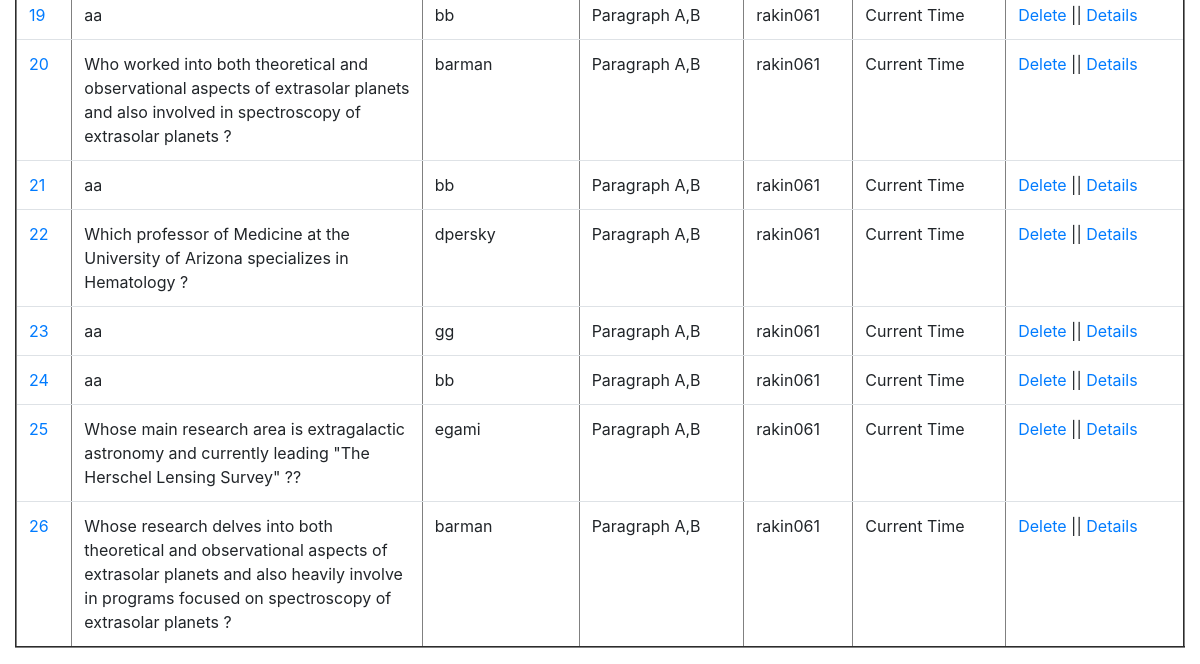
The app's page /elements/ (signed in, lower part), older data.
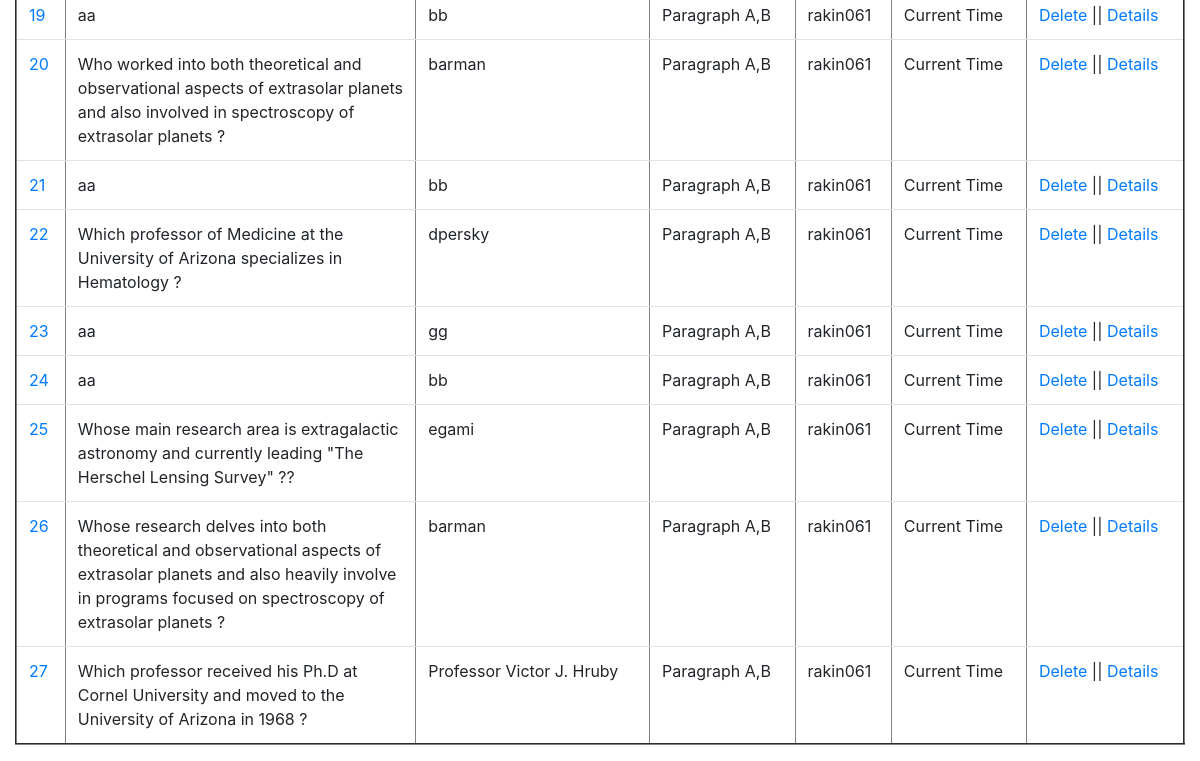
The same page, newer data.
### qa_interface/models.py (models this page shows)
class QA_Interface(models.Model):
	source_id=models.CharField(max_length=30,blank=False,null=False) # max_length = required
	title_A=models.CharField(blank=False, null=False,max_length=35)
	par_A=models.TextField(blank=False, null=False)
	title_B=models.CharField(blank=False, null=False,max_length=35)
	par_B=models.TextField(blank=False, null=False)
	question=models.TextField(blank=False, null=False, max_length=1000)
	answer=models.TextField(blank=False, null=False, max_length=100)
	question_type_choices= [('Bridge_entity', 'Bridge'),('Comparison', 'Comparison'),('Intersection', 'Intersection'),('Commonsense_reasoning', 'Commonsense')]
	question_type=models.CharField(max_length=22, choices=question_type_choices, default='Bridge_entity')
	level_choices=[('Hard','Hard'),('Medium','Medium'),('Easy','Easy')]
	level=models.CharField(max_length=6, choices=level_choices, default='Easy')
	supporting_facts=models.TextField(blank=False, null=False,max_length=4, help_text=' &nbsp; <button type="button" class="btn btn-danger btn-sm" data-bs-container="body" '
																					  'data-bs-toggle="popover" data-bs-placement="right"  '
																					  'data-bs-content="Supporting facts specify the sentences involved while creating the multi hop question from '
																					  'both of the paragraphs.<br> <b>Example Input: 0,1. </b> It indicates that first sentence from the first paragraph and '
																					  'second sentence from the second paragraph have been used to produce the multi hop question.."> ? </button>')
	def get_absolute_url(self):
		return reverse("qa:qa_entity", kwargs={"id":self.id})

### qa_interface/views.py (the view)
# urls.py: path("elements/", detail_view),
def detail_view(request):
	obj=QA_Interface.objects.all()
	contribution=0
	username=str(request.user)
	directory_name="Dataset/"+username+"/"
	file_or_directory=Path(directory_name)
	if file_or_directory.exists():
		contribution=len([name for name in os.listdir(directory_name) if os.path.isfile(os.path.join(directory_name, name))])
	context={
		"elements": obj,
		"contribution": contribution,
		"username":username
	}
	return render(request,"detail.html",context)

### qa_interface/templates/detail.html (shortened to what this page needs)
{% extends 'base.html' %}
{% block content %}
{% if user.is_authenticated %}
<table border="2" class="table table-hover " >
	{% for element in elements %}
		<tr>
			<td><a href="{{element.get_absolute_url}}">{{element.id}}</a></td>
			<td style="width:30%">{{element.question}}</td>
			<td>{{element.answer}}</td>
			<td>Paragraph A,B</td>
			<td>rakin061</td>
			<td>Current Time</td>
			<td><a href="/delete/{{element.id}}">Delete</a>  || <a href="{{element.get_absolute_url}}">Details</a></td>
		</tr>
	{% endfor %}
</table>
{% else %}
  <p>You are not logged in</p>
  <a href="{% url 'login' %}">Log In</a>
{% endif %}
{% endblock %}

Row changes from the older to the newer data that the page shows:
added QA_Interface: id "27", question "Which professor received his Ph.D at Cornel University and moved to the University of Arizona in 1968 ?", answer "Professor Victor J. Hruby"
